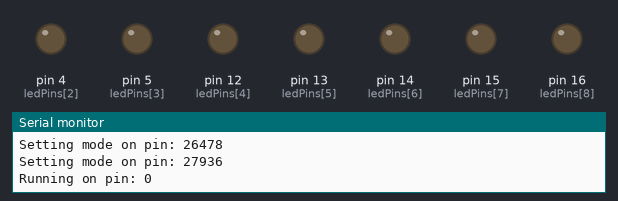
Bench run of a sketch on a simulated Arduino Uno, built with avr-gcc and run on an emulated ATmega328P. Parts: output pins drawn as LEDs (lit = HIGH), the last lines printed to the serial monitor. Pins used as bus, display or sensor lines are not drawn.

Above: at 11.0 s.
At 12.5 s:
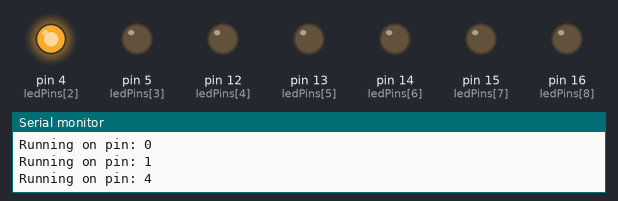
At 13.5 s:
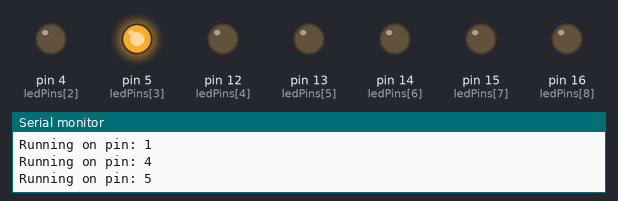
At 15.5 s:
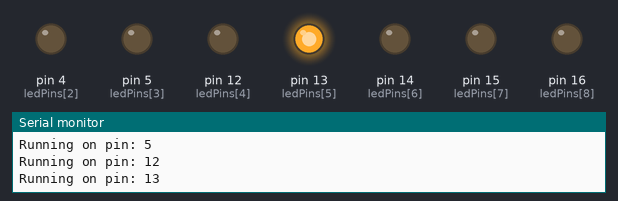
At 18.5 s:
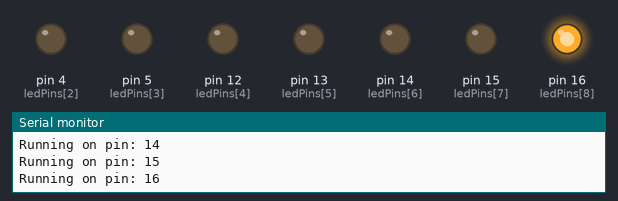
At 32.5 s:
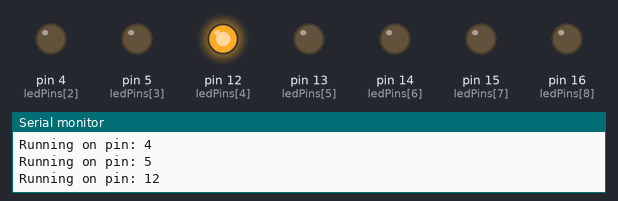
Timing chart, 0 to 33.4 s (numbered marks = the images above):
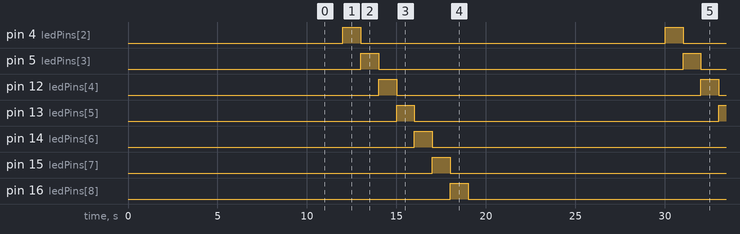

Measured:
- by itself, pin 4 (ledPins[2]), pin 5 (ledPins[3]), pin 12 (ledPins[4]), pin 13 (ledPins[5]), pin 14 (ledPins[6]), pin 15 (ledPins[7]), pin 16 (ledPins[8]): alternates HIGH for 1.0 s and LOW for 17.0 s

The sketch:

Wifilight_toggle_all_pins.ino
```cpp
// the setup function runs once when you press reset or power the board

int ledPins[] = {0,1,4,5,12,13,14,15,16};

void setup() {
  Serial.begin(115200);
  Serial.println("");
  delay(500);
  Serial.println("Wake up!");
  delay(500);
  for(int i = 0; i < sizeof(ledPins); i++){
      Serial.print("Setting mode on pin: ");
      Serial.println(ledPins[i]);
      delay(500);
      pinMode(ledPins[i], OUTPUT);
  }
}

// the loop function runs over and over again forever
void loop() {

    for(int i = 0; i < sizeof(ledPins); i++){
      Serial.print("Running on pin: ");
      Serial.println(ledPins[i]);
      digitalWrite(ledPins[i], HIGH);
      delay(1000);
      digitalWrite(ledPins[i], LOW);
    }

}
```
